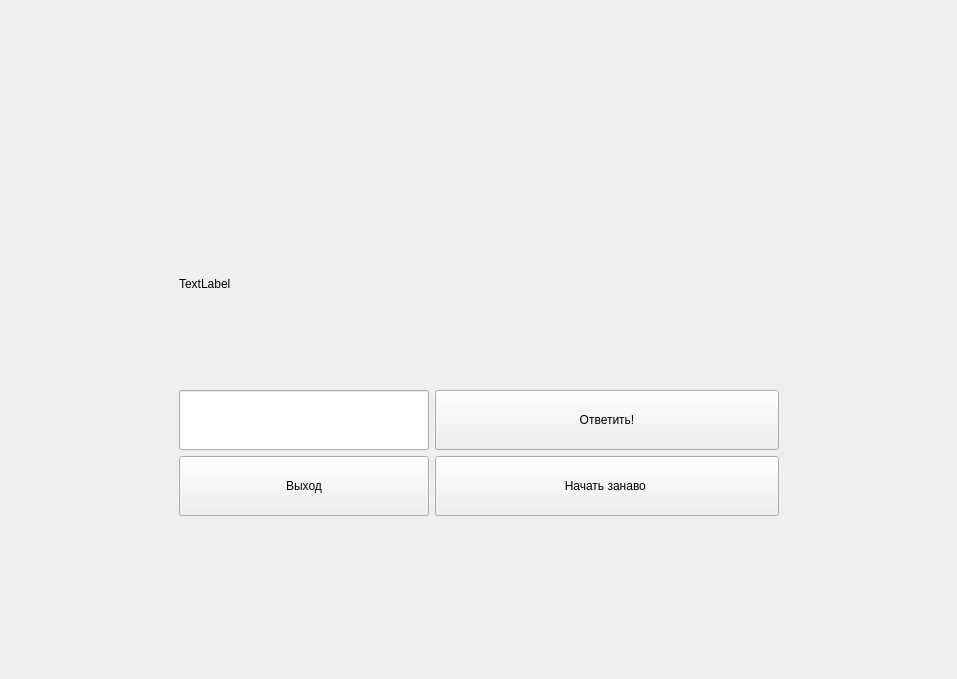
<?xml version="1.0" encoding="UTF-8"?>
<ui version="4.0">
 <class>TaskWidgetClass</class>
 <widget class="QWidget" name="TaskWidgetClass">
  <property name="geometry">
   <rect>
    <x>0</x>
    <y>0</y>
    <width>957</width>
    <height>679</height>
   </rect>
  </property>
  <property name="windowTitle">
   <string>TaskWidget</string>
  </property>
  <layout class="QGridLayout" name="gridLayout">
   <property name="leftMargin">
    <number>0</number>
   </property>
   <property name="topMargin">
    <number>0</number>
   </property>
   <property name="rightMargin">
    <number>0</number>
   </property>
   <property name="bottomMargin">
    <number>0</number>
   </property>
   <property name="spacing">
    <number>0</number>
   </property>
   <item row="0" column="0">
    <widget class="QWidget" name="verticalWidget" native="true">
     <property name="style_type" stdset="0">
      <string notr="true">DIALOG_WITH_TASK</string>
     </property>
     <layout class="QGridLayout" name="gridLayout_2">
      <item row="3" column="2">
       <widget class="QLineEdit" name="lineEdit">
        <property name="minimumSize">
         <size>
          <width>250</width>
          <height>60</height>
         </size>
        </property>
        <property name="maximumSize">
         <size>
          <width>100</width>
          <height>16777215</height>
         </size>
        </property>
        <property name="style_type" stdset="0">
         <string notr="true">ANSWER_EDIT</string>
        </property>
       </widget>
      </item>
      <item row="1" column="4">
       <spacer name="horizontalSpacer_2">
        <property name="orientation">
         <enum>Qt::Horizontal</enum>
        </property>
        <property name="sizeHint" stdset="0">
         <size>
          <width>40</width>
          <height>20</height>
         </size>
        </property>
       </spacer>
      </item>
      <item row="0" column="0">
       <spacer name="verticalSpacer_2">
        <property name="orientation">
         <enum>Qt::Vertical</enum>
        </property>
        <property name="sizeHint" stdset="0">
         <size>
          <width>20</width>
          <height>40</height>
         </size>
        </property>
       </spacer>
      </item>
      <item row="1" column="0">
       <spacer name="horizontalSpacer">
        <property name="orientation">
         <enum>Qt::Horizontal</enum>
        </property>
        <property name="sizeHint" stdset="0">
         <size>
          <width>40</width>
          <height>20</height>
         </size>
        </property>
       </spacer>
      </item>
      <item row="2" column="2" colspan="2">
       <widget class="QLabel" name="label">
        <property name="minimumSize">
         <size>
          <width>600</width>
          <height>200</height>
         </size>
        </property>
        <property name="maximumSize">
         <size>
          <width>600</width>
          <height>200</height>
         </size>
        </property>
        <property name="text">
         <string>TextLabel</string>
        </property>
        <property name="style_type" stdset="0">
         <string notr="true">TASK_LABEL</string>
        </property>
       </widget>
      </item>
      <item row="3" column="3">
       <widget class="QPushButton" name="pushButton">
        <property name="minimumSize">
         <size>
          <width>200</width>
          <height>60</height>
         </size>
        </property>
        <property name="maximumSize">
         <size>
          <width>400</width>
          <height>16777215</height>
         </size>
        </property>
        <property name="text">
         <string>Ответить!</string>
        </property>
        <property name="style_type" stdset="0">
         <string notr="true">ANSWER_BUTTON</string>
        </property>
       </widget>
      </item>
      <item row="5" column="3">
       <spacer name="verticalSpacer">
        <property name="orientation">
         <enum>Qt::Vertical</enum>
        </property>
        <property name="sizeHint" stdset="0">
         <size>
          <width>20</width>
          <height>40</height>
         </size>
        </property>
       </spacer>
      </item>
      <item row="4" column="3">
       <widget class="QPushButton" name="pushButtonNewGame">
        <property name="minimumSize">
         <size>
          <width>200</width>
          <height>60</height>
         </size>
        </property>
        <property name="text">
         <string>Начать занаво </string>
        </property>
        <property name="style_type" stdset="0">
         <string>ANSWER_BUTTON</string>
        </property>
       </widget>
      </item>
      <item row="4" column="2">
       <widget class="QPushButton" name="pushButtonExit">
        <property name="minimumSize">
         <size>
          <width>200</width>
          <height>60</height>
         </size>
        </property>
        <property name="text">
         <string>Выход</string>
        </property>
        <property name="style_type" stdset="0">
         <string>ANSWER_BUTTON</string>
        </property>
       </widget>
      </item>
     </layout>
    </widget>
   </item>
  </layout>
 </widget>
 <layoutdefault spacing="6" margin="11"/>
 <resources/>
 <connections/>
</ui>
